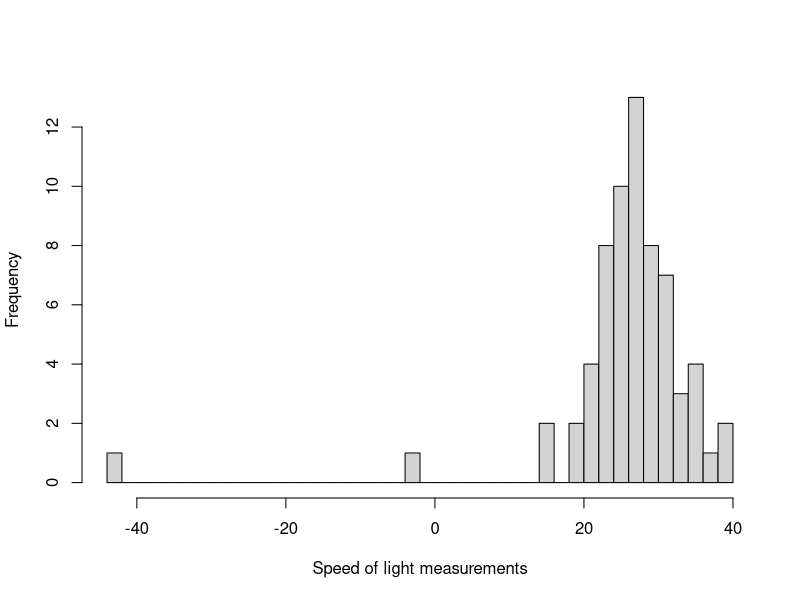
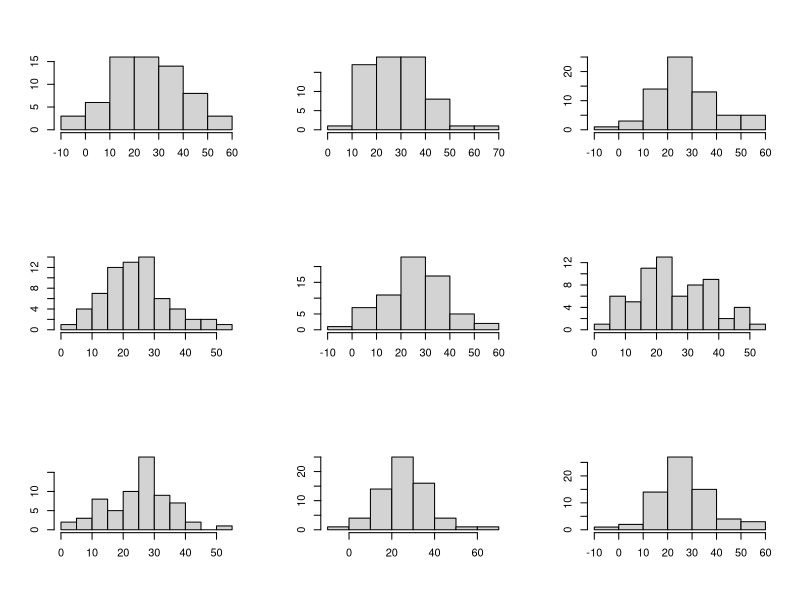
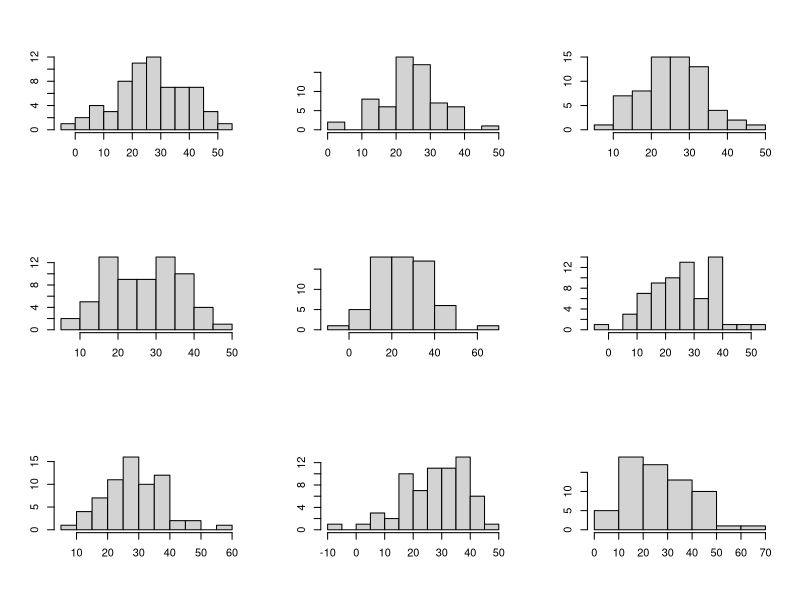
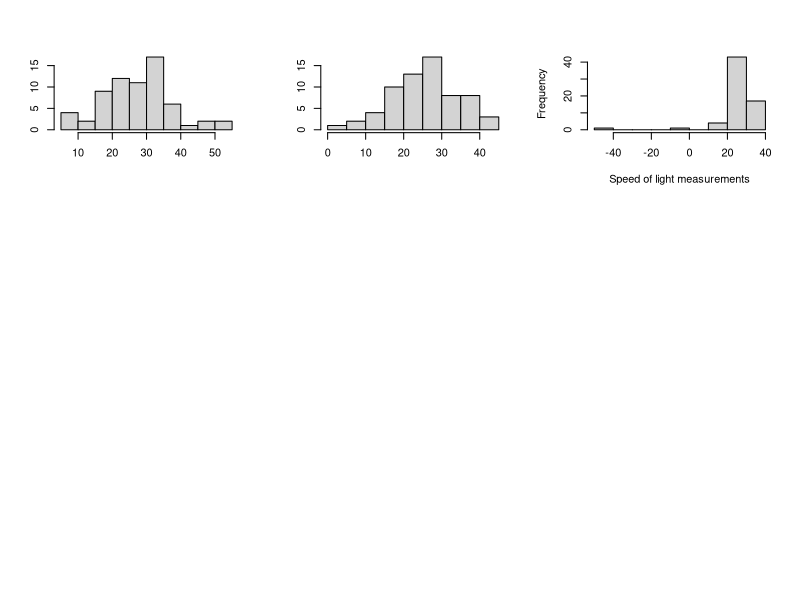
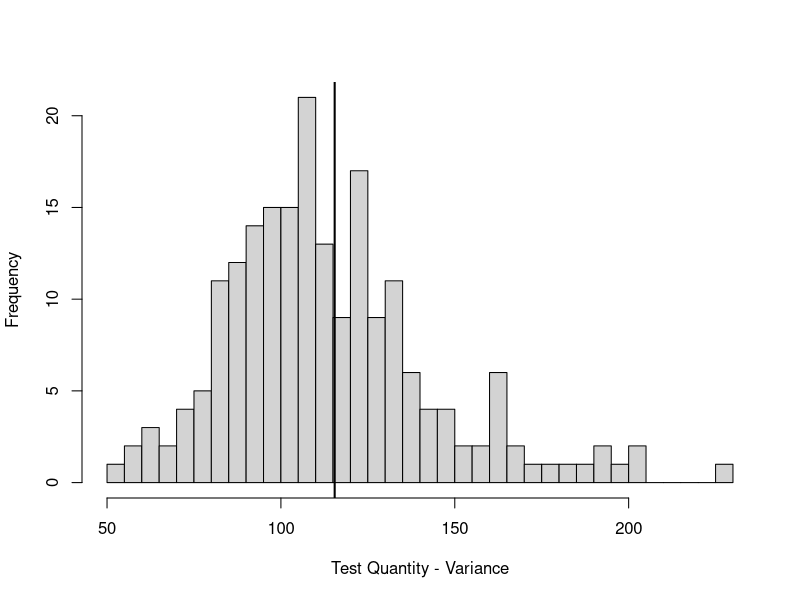
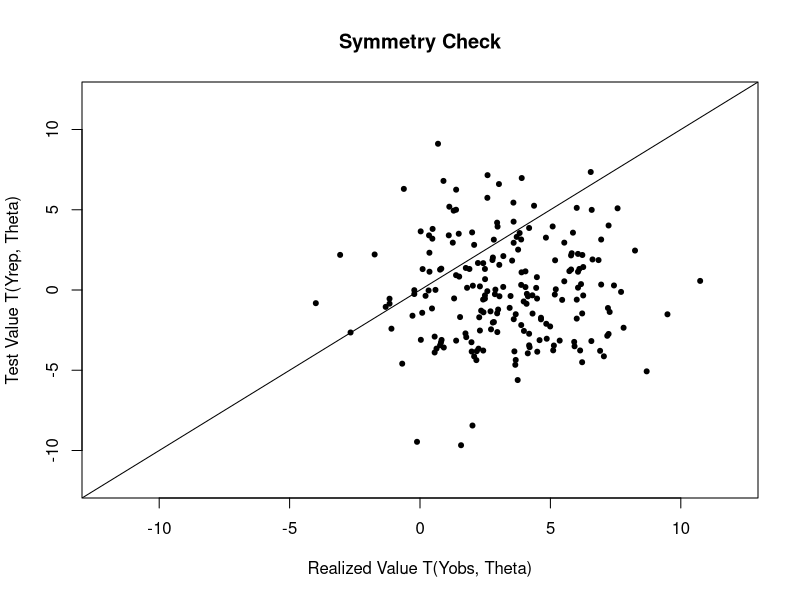

These charts were generated, in order, by the following R code:
# Name: newcombSpeedOfLight.R
# Auth: uhkniazi
# Date: 11/05/2017
# Desc: posterior predictive checks for the model using Newcomb's speed of light data


library(LearnBayes)
## the example is taken from Simon Newcomb's experiment to measure the speed of light
## we follow Gelman [2008] Page 67 for the analysis.

dfData = read.csv('BayesModelChecks/newcombMeasurements.csv', header=T)
str(dfData)

ivTime = dfData$Transformed
summary(ivTime)
sd(ivTime)

## define a log posterior function
lp = function(theta, data){
  # we define the sigma on a log scale as optimizers work better
  # if scale parameters are well behaved
  s = exp(theta[2])
  m = theta[1]
  d = data$vector # observed data vector
  log.lik = sum(dnorm(d, m, s, log=T))
  log.prior = 1
  log.post = log.lik + log.prior
  return(log.post)
}

# sanity check for function
# choose a starting value
start = c('mu'=mean(ivTime), 'sigma'=log(sd(ivTime)))
lData = list('vector'=ivTime)
lp(start, lData)

op = optim(start, lp, control = list(fnscale = -1), data=lData)
op$par
exp(op$par[2])

## try the laplace function from LearnBayes
fit = laplace(lp, start, lData)
fit
se = sqrt(diag(fit$var))
se
fit$mode+1.96*se
fit$mode-1.96*se

## lets take a sample from this
sigSample.op = rnorm(1000, fit$mode['sigma'], se['sigma'])
muSample.op = rnorm(1000, mean(lData$vector), exp(sigSample.op)/sqrt(length(lData$vector)))
# second way of taking the sample
muSample2.op = rnorm(1000, fit$mode['mu'], se['mu'])

#### the posterior interval reported on P 67 Gelman [2008] is
## y ± 1.997s/ 66 = [23.6, 28.8]
## compare with our intervals
fit$mode['mu']-1.96*se['mu']; fit$mode['mu']+1.96*se['mu']
quantile(muSample.op, c(0.025, 0.975))

### if we look at the histogram of the 66 measurements
hist(ivTime, xlab='Speed of light measurements', main='', breaks=50)
## we can see the outlier measurements and the normal model is inappropriate for this problem

########### Model checking
## External validation --> use model to make predictions about future data and collect new data to compare with predictions
## OR use the existing data we have at the moment i.e. recycle

## Which quantities do we wish to compare (defining predictive quantities)
## POSTERIOR PREDICTIVE CHECKING
## observed data should look plausible under the posterior predictive distribution
## Draw simulated values from the joint posterior of Yrep and compare to Yobs and look for systematic differences

## Gelman [2008] P 144 -
## sample 66 values, 20 times, each time drawing a fresh draw of sd and mean from the joint posterior
mDraws = matrix(NA, nrow = 66, ncol=20)

for (i in 1:20){
  p = sample(1:1000, size = 1)
  s = exp(sigSample.op[p])
  m = muSample.op[p]
  mDraws[,i] = rnorm(66, m, s)
}

p.old = par(mfrow=c(3, 3))
garbage = apply(mDraws, 2, function(x) hist(x, main='', xlab='', ylab=''))
hist(ivTime, xlab='Speed of light measurements', main='')

# One way to measure the discrepancy is to
# compare the smallest value in each hypothetical replicated dataset to Newcomb’s
# smallest observation, −44.


## calculate bayesian p-value for this test statistic
getPValue = function(Trep, Tobs){
  left = sum(Trep <= Tobs)/length(Trep)
  right = sum(Trep >= Tobs)/length(Trep)
  return(min(left, right))
}
## define some test quantities to measure the lack of fit
## define a test quantity T(y, theta)
# The procedure for carrying out a posterior predictive model check requires specifying a test
# quantity, T (y) or T (y, θ), and an appropriate predictive distribution for the replications
# y rep [Gelman 2008]
## variance
T1_var = function(Y) return(var(Y))
## is the model adequate except for the extreme tails
T1_symmetry = function(Y, th){
  Yq = quantile(Y, c(0.90, 0.10))
  return(abs(Yq[1]-th) - abs(Yq[2]-th))
} 

## min quantity
T1_min = function(Y){
  return(min(Y))
} 


########## simulate 200 test quantities
mDraws = matrix(NA, nrow = 66, ncol=200)
mThetas = matrix(NA, nrow=200, ncol=2)
colnames(mThetas) = c('mu', 'sd')

for (i in 1:200){
  p = sample(1:1000, size = 1)
  s = exp(sigSample.op[p])
  m = muSample.op[p]
  mDraws[,i] = rnorm(66, m, s)
  mThetas[i,] = c(m, s)
}

### get the test quantity from the test function
t1 = apply(mDraws, 2, T1_var)
par(p.old)
hist(t1, xlab='Test Quantity - Variance', main='', breaks=50)
abline(v = var(lData$vector), lwd=2)
getPValue(t1, var(lData$vector))
# 0.48, the result from Figure 6.4 Gelman [2008]
# The sample variance does not make a good test statistic because it is a sufficient statistic of
# the model and thus, in the absence of an informative prior distribution, the posterior
# distribution will automatically be centered near the observed value. We are not at all
# surprised to find an estimated p-value close to 1/2 . [Gelman 2008]

## test for symmetry
t1 = sapply(seq_along(1:200), function(x) T1_symmetry(mDraws[,x], mThetas[x,'mu']))
t2 = sapply(seq_along(1:200), function(x) T1_symmetry(lData$vector, mThetas[x,'mu']))
plot(t2, t1, xlim=c(-12, 12), ylim=c(-12, 12), pch=20, xlab='Realized Value T(Yobs, Theta)',
     ylab='Test Value T(Yrep, Theta)', main='Symmetry Check')
abline(0,1)
getPValue(t1, t2) # we should see somewhere around 0.2 on repeated simulations
# The estimated p-value is 0.26, implying that any observed asymmetry in the middle of the distribution can easily be
# explained by sampling variation. [Gelman 2008]

## testing for outlier detection i.e. the minimum value show in the histograms earlier
t1 = apply(mDraws, 2, T1_min)
t2 = T1_min(lData$vector)
getPValue(t1, t2)

# Major failures of the model, typically corresponding to extreme tail-area probabilities (less
# than 0.01 or more than 0.99), can be addressed by expanding the model appropriately. [Gelman 2008]
# The relevant goal is not to answer the question, ‘Do the data come from the assumed
# model?’ (to which the answer is almost always no), but to quantify the discrepancies between
# data and model, and assess whether they could have arisen by chance, under the model’s
# own assumptions. [Gelman 2008]

## define a second log posterior function for mixture
lp2 = function(theta, data){
  # we define the sigma on a log scale as optimizers work better
  # if scale parameters are well behaved
  s = exp(theta[2])
  m = theta[1]
  mix = 0.9
  cont = theta[3]
  d = data$vector # observed data vector
  log.lik = sum(log(dnorm(d, m, s) * mix + dnorm(d, m, s*cont) * (1-mix)))
  log.prior = 1
  log.post = log.lik + log.prior
  return(log.post)
}

# sanity check for function
# choose a starting value
start = c('mu'=mean(ivTime), 'sigma'=log(sd(ivTime)), 'cont'=1)
lp2(start, lData)

op = optim(start, lp2, control = list(fnscale = -1), data=lData)
op$par
exp(op$par[2])

## try the laplace function from LearnBayes
fit2 = laplace(lp2, start, lData)
fit2
se2 = sqrt(diag(fit2$var))
se2
fit2$mode+1.96*se2
fit2$mode-1.96*se2

sigSample.op = rnorm(1000, fit2$mode['sigma'], se2['sigma'])
muSample.op = rnorm(1000, mean(lData$vector), exp(sigSample.op)/sqrt(length(lData$vector)))

########## simulate 200 test quantities
mDraws = matrix(NA, nrow = 66, ncol=200)
mThetas = matrix(NA, nrow=200, ncol=2)
colnames(mThetas) = c('mu', 'sd')

for (i in 1:200){
  p = sample(1:1000, size = 1)
  s = exp(sigSample.op[p])
  m = muSample.op[p]
  sam = function() {
    ind = rbinom(1, 1, 0.9)
    return(ind * rnorm(1, m, s) + (1-ind) * rnorm(1, m, s*fit2$mode['cont']))
  }
  mDraws[,i] = replicate(66, sam())
  mThetas[i,] = c(m, s)
}
